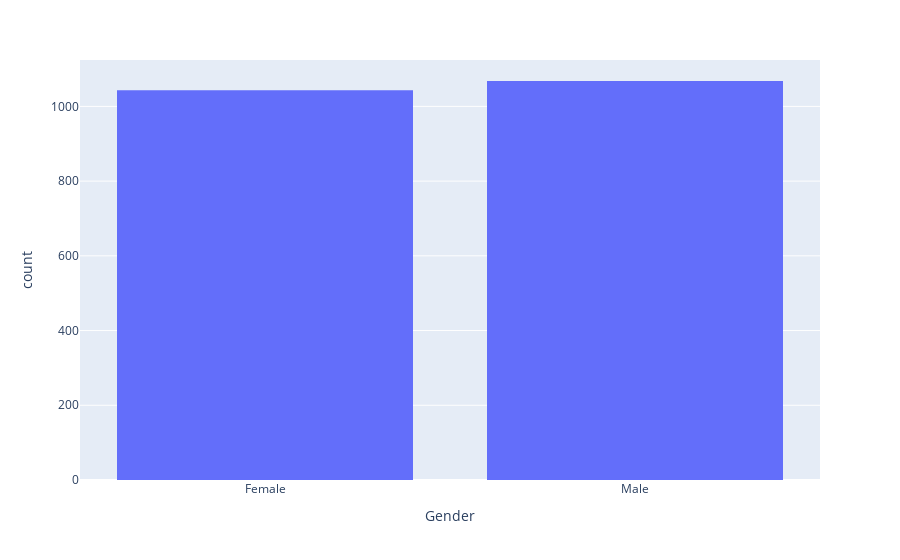

Write notebook code for a chart like this one.
### Code cell
px.histogram(df, x='Gender', )

### Figure 1 — Plotly figure (JSON) as saved in the notebook; plotly's stock layout.template omitted (floating-point values rounded to 4 significant figures; data arrays with more than 128 entries replaced by an {"elided": "..."} marker saying what was removed)
{"data": [{"bingroup": "x", "hovertemplate": "Gender=%{x}<br>count=%{y}<extra></extra>", "legendgroup": "", "marker": {"color": "#636efa", "pattern": {"shape": ""}}, "name": "", "orientation": "v", "showlegend": false, "type": "histogram", "x": {"elided": "2111 str values"}, "xaxis": "x", "yaxis": "y"}], "layout": {"barmode": "relative", "legend": {"tracegroupgap": 0}, "margin": {"t": 60}, "xaxis": {"anchor": "y", "domain": [0, 1], "title": {"text": "Gender"}}, "yaxis": {"anchor": "x", "domain": [0, 1], "title": {"text": "count"}}}}
